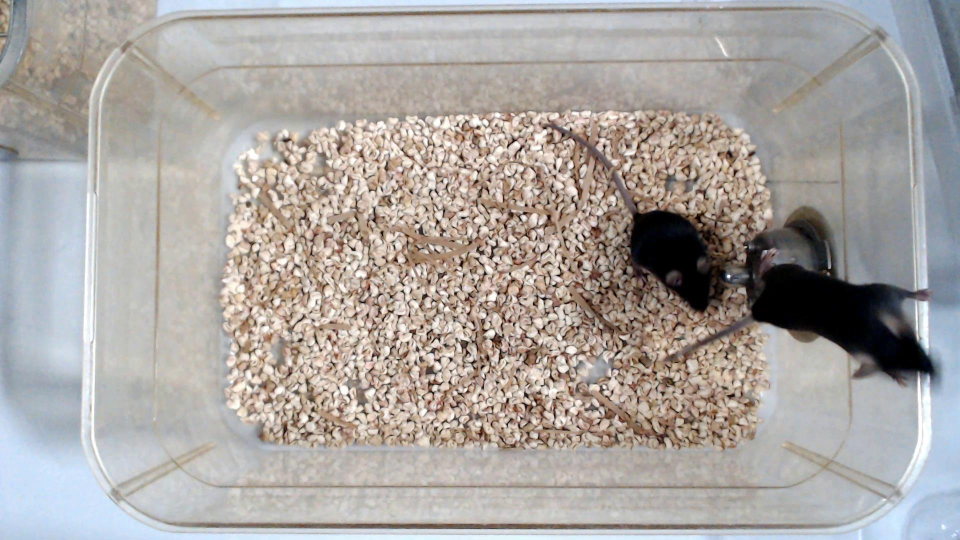
#> input picture train9/2019-10-25frame10125.jpg, 1920 x 1080 px, given in place of M8_static_bg.jpg, which was not available (shown at 1/2 size)
$ python bgSubtractionWithStaticBg.py
#> lines starting #> are read from the running program, lines starting #| are printed output that depends on the picture; after the words box and inside, x2 and y2 are one past the last pixel; in counts of white or black regions, pixels touching at a corner belong together; pictures that were not available may be replaced by others from this repository, and a replacement may not be noted
import cv2
import numpy as np
from pathlib import Path


# ============================================================
# Configuration
# ============================================================

VIDEO_NAME = "M8"

VIDEO_PATH = (
    rf"sleap-labeling\datasets\train\{VIDEO_NAME}.mov"
)

BACKGROUND_PATH = (
    rf"sleap-labeling\datasets\stillFrames\{VIDEO_NAME}_static_bg.jpg"
)


# ============================================================
# Export configuration
# ============================================================

# Choose which type of video to export when pressing E.
#
# Available:
#   "original"
#   "background"
#   "difference"
#   "raw_mask"
#   "clean_mask"
#   "rat_only"
#
# Use "none" if you do not want to export anything.
EXPORT_VIDEO_TYPE = "rat_only"


# Output directory
EXPORT_DIR = Path(
    r"C:\Users\ICT68\Documents\GitHub"
    r"\Automated-Motor-Activity-Assessment-in-Rats-via-Computer-Vision-Based-Object-Tracking"
    r"\sleap-labeling\datasets\train"
)


# Export resolution
EXPORT_WIDTH = 1920
EXPORT_HEIGHT = 1080


# ============================================================
# Image processing parameters
# ============================================================

BLUR_KERNEL_SIZE = 3       # Must be odd
CLOSE_KERNEL_SIZE = 5      # Must be odd
CLOSE_ITERATIONS = 1

# ============================================================
# Threshold configuration
# ============================================================

# Threshold method:
#   "otsu"      = global automatic threshold
#   "adaptive"  = local adaptive threshold
THRESHOLD_METHOD = "adaptive"

# Limits applied to Otsu's automatic threshold
MIN_AUTO_THRESHOLD = 3
MAX_AUTO_THRESHOLD = 50

# Adaptive threshold parameters.
# BLOCK_SIZE must be odd and greater than 1.
# Larger values use a larger local neighborhood.
ADAPTIVE_BLOCK_SIZE = 103

# Constant subtracted from the local mean.
# Increase this if too much background/noise becomes foreground.
ADAPTIVE_C = 3

# Threshold smoothing:
# Lower = more stable, higher = reacts faster.
# Used by Otsu mode. Adaptive mode calculates a local threshold
# independently for each frame.
THRESHOLD_SMOOTHING = 0.10

# Trackbar defaults
INITIAL_MIN_AREA = 100

# The offset slider ranges from -30 to +30.
INITIAL_THRESHOLD_OFFSET = -3
OFFSET_RANGE = 30


# ============================================================
# Display configuration
# ============================================================

PANEL_WIDTH = 360
PANEL_HEIGHT = 220

WINDOW_NAME = "Static Background Rat Segmentation"


# ============================================================
# Display functions
# ============================================================

def resize_to_panel(image, is_mask=False):
    """Resize an image while preserving its aspect ratio."""

    height, width = image.shape[:2]

    scale = min(
        PANEL_WIDTH / width,
        PANEL_HEIGHT / height
    )

    new_width = max(
        1,
        int(width * scale)
    )

    new_height = max(
        1,
        int(height * scale)
    )

    if is_mask:
        interpolation = cv2.INTER_NEAREST
    else:
        interpolation = (
            cv2.INTER_AREA
            if scale < 1
            else cv2.INTER_LINEAR
        )

    resized = cv2.resize(
        image,
        (new_width, new_height),
        interpolation=interpolation
    )

    # Convert grayscale to BGR so all panels
    # have three channels.
    if resized.ndim == 2:
        resized = cv2.cvtColor(
            resized,
            cv2.COLOR_GRAY2BGR
        )

    panel = np.zeros(
        (PANEL_HEIGHT, PANEL_WIDTH, 3),
        dtype=np.uint8
    )

    x_offset = (
        PANEL_WIDTH - new_width
    ) // 2

    y_offset = (
        PANEL_HEIGHT - new_height
    ) // 2

    panel[
        y_offset:y_offset + new_height,
        x_offset:x_offset + new_width
    ] = resized

    return panel


def add_label(image, text):
    """Add a label to the top of a display panel."""

    output = image.copy()

    cv2.rectangle(
        output,
        (0, 0),
        (PANEL_WIDTH, 38),
        (0, 0, 0),
        thickness=-1
    )

    cv2.putText(
        output,
        text,
        (10, 27),
        cv2.FONT_HERSHEY_SIMPLEX,
        0.58,
        (0, 255, 0),
        thickness=2,
        lineType=cv2.LINE_AA
    )

    return output


# ============================================================
# Segmentation functions
# ============================================================

def calculate_difference(
    frame,
    blurred_background
):
    """Calculate frame-to-background color difference."""

    blurred_frame = cv2.GaussianBlur(
        frame,
        (
            BLUR_KERNEL_SIZE,
            BLUR_KERNEL_SIZE
        ),
        sigmaX=0
    )

    color_difference = cv2.absdiff(
        blurred_frame,
        blurred_background
    )

    # Use the strongest difference across
    # B, G, and R.
    difference_gray = np.max(
        color_difference,
        axis=2
    ).astype(np.uint8)

    return difference_gray


# [19 lines left out: function calculate_otsu_threshold, not called in this run]


def calculate_adaptive_mask(
    difference_gray
):
    """
    Create a foreground mask using local adaptive thresholding.

    Each pixel is compared with the local mean intensity around it.
    This can handle uneven illumination or background differences
    better than one global threshold.
    """

    block_size = ADAPTIVE_BLOCK_SIZE

    if block_size <= 1 or block_size % 2 == 0:
        raise ValueError(
            "ADAPTIVE_BLOCK_SIZE must be an odd integer greater than 1."
        )

    adaptive_mask = cv2.adaptiveThreshold(
        difference_gray,
        255,
        cv2.ADAPTIVE_THRESH_GAUSSIAN_C,
        cv2.THRESH_BINARY,
        block_size,
        ADAPTIVE_C
    )

    return adaptive_mask


# [469 lines left out: functions create_masks, get_export_frame, export_video, not called in this run]


# ============================================================
# Load video and background
# ============================================================

capture = cv2.VideoCapture(
    VIDEO_PATH
)

background = cv2.imread(
    BACKGROUND_PATH
)
#> background is the input picture: shape (1080, 1920, 3); mean B, G, R 161, 164.7, 169.9

if not capture.isOpened():

    raise RuntimeError(
        f"Could not open video: "
        f"{VIDEO_PATH}"
    )

if background is None:

    capture.release()

    raise RuntimeError(
        f"Could not open background: "
        f"{BACKGROUND_PATH}"
    )


video_width = int(
    capture.get(
        cv2.CAP_PROP_FRAME_WIDTH
    )
)

video_height = int(
    capture.get(
        cv2.CAP_PROP_FRAME_HEIGHT
    )
)

fps = capture.get(
    cv2.CAP_PROP_FPS
)

if (
    not fps
    or fps <= 0
    or not np.isfinite(fps)
):

    fps = 30.0

frame_delay = max(
    1,
    int(round(1000 / fps))
)


# ============================================================
# Match background size to video size
# ============================================================

if background.shape[:2] != (
    video_height,
    video_width
):

    print(
        "Warning: resizing background image "
        "to match the video resolution."
    )

    background = cv2.resize(
        background,
        (
            video_width,
            video_height
        ),
        interpolation=cv2.INTER_AREA
    )


blurred_background = cv2.GaussianBlur(
    background,
    (
        BLUR_KERNEL_SIZE,
        BLUR_KERNEL_SIZE
    ),
    sigmaX=0
)


# ============================================================
# Create window and sliders
# ============================================================

cv2.namedWindow(
    WINDOW_NAME,
    cv2.WINDOW_NORMAL
)

cv2.resizeWindow(
    WINDOW_NAME,
    PANEL_WIDTH * 3,
    PANEL_HEIGHT * 2
)


cv2.createTrackbar(
    "Min area",
    WINDOW_NAME,
    INITIAL_MIN_AREA,
    10000,
    lambda value: None
)


# Slider range: 0–60
# Actual threshold offset: -30 to +30

initial_offset_position = (
    INITIAL_THRESHOLD_OFFSET
    + OFFSET_RANGE
)


cv2.createTrackbar(
    "Threshold offset",
    WINDOW_NAME,
    initial_offset_position,
    OFFSET_RANGE * 2,
    lambda value: None
)


# ============================================================
# Read first frame
# ============================================================

success, current_frame = (
    capture.read()
)

if not success:

    capture.release()
    cv2.destroyAllWindows()

    raise RuntimeError(
        "The video contains no readable frames."
    )


paused = False
smoothed_threshold = None


# ============================================================
# Main processing loop
# ============================================================

while True:

    # --------------------------------------------------------
    # Get CURRENT slider values
    # --------------------------------------------------------

    minimum_area = cv2.getTrackbarPos(
        "Min area",
        WINDOW_NAME
    )

    threshold_offset = (
        cv2.getTrackbarPos(
            "Threshold offset",
            WINDOW_NAME
        )
        - OFFSET_RANGE
    )

    # --------------------------------------------------------
    # Compare current frame with static background
    # --------------------------------------------------------

    difference_gray = (
        calculate_difference(
            current_frame,
            blurred_background
        )
    )
#> in calculate_difference, `color_difference = cv2.absdiff( blurred_frame, blurred_background )`: color_difference: shape (1080, 1920, 3); every value is 0
#> in calculate_difference, `difference_gray = np.max( color_difference, axis=2 ).astype(np.uint8)`: difference_gray: shape (1080, 1920); every value is 0

    # --------------------------------------------------------
    # Create masks using selected threshold method
    # --------------------------------------------------------

    if THRESHOLD_METHOD == "adaptive":

        raw_mask = calculate_adaptive_mask(
            difference_gray
        )
#> in calculate_adaptive_mask, `adaptive_mask = cv2.adaptiveThreshold( difference_gray, 255, cv2.ADAPT..`: adaptive_mask: shape (1080, 1920); every value is 255

        # Keep the existing slider useful in adaptive mode.
        if threshold_offset > 0:
            kernel = cv2.getStructuringElement(
                cv2.MORPH_ELLIPSE,
                (3, 3)
            )
            raw_mask = cv2.erode(
                raw_mask,
                kernel,
                iterations=min(threshold_offset, 5)
            )

        elif threshold_offset < 0:
            kernel = cv2.getStructuringElement(
                cv2.MORPH_ELLIPSE,
                (3, 3)
            )
            raw_mask = cv2.dilate(
                raw_mask,
                kernel,
                iterations=min(abs(threshold_offset), 5)
            )

        # Apply the same closing + connected-component filtering
        # used by the normal mask pipeline.
        close_kernel = cv2.getStructuringElement(
            cv2.MORPH_ELLIPSE,
            (CLOSE_KERNEL_SIZE, CLOSE_KERNEL_SIZE)
        )

        connected_mask = cv2.morphologyEx(
            raw_mask,
            cv2.MORPH_CLOSE,
            close_kernel,
            iterations=CLOSE_ITERATIONS
        )

        component_count, labels, stats, _ = (
            cv2.connectedComponentsWithStats(
                connected_mask,
                connectivity=8
            )
        )
#> labels: shape (1080, 1920) int32; every value is 1
#> component_count = 2; stats = [[-1, 2147483647, 0, 0, 0], [0, 0, 1920, 1080, 2073600]]

        clean_mask = np.zeros_like(raw_mask)

        for label in range(1, component_count):

            area = stats[
                label,
                cv2.CC_STAT_AREA
            ]

            if area >= minimum_area:
                clean_mask[
                    labels == label
                ] = 255
#> this loop made 1 pass
#> area on pass 1: 2073600

        used_threshold_text = "Adaptive"

    elif THRESHOLD_METHOD == "otsu":

        otsu_threshold = (
            calculate_otsu_threshold(
                difference_gray
            )
        )

        # ----------------------------------------------------
        # Smooth automatic threshold
        # ----------------------------------------------------

        if smoothed_threshold is None:
            smoothed_threshold = otsu_threshold

        elif not paused:
            smoothed_threshold = (
                (1.0 - THRESHOLD_SMOOTHING)
                * smoothed_threshold
                +
                THRESHOLD_SMOOTHING
                * otsu_threshold
            )

        final_threshold = int(
            round(
                smoothed_threshold
                + threshold_offset
            )
        )

        final_threshold = int(
            np.clip(
                final_threshold,
                1,
                255
            )
        )

        raw_mask, clean_mask = (
            create_masks(
                difference_gray,
                final_threshold,
                minimum_area
            )
        )

        used_threshold_text = str(final_threshold)

    else:
        raise ValueError(
            "THRESHOLD_METHOD must be 'otsu' or 'adaptive'."
        )

    # --------------------------------------------------------
    # Create rat-only image
    # --------------------------------------------------------

    rat_only = cv2.bitwise_and(
        current_frame,
        current_frame,
        mask=clean_mask
    )

    # --------------------------------------------------------
    # Colorize difference
    # --------------------------------------------------------

    difference_visualization = (
        cv2.applyColorMap(
            difference_gray,
            cv2.COLORMAP_TURBO
        )
    )

    # ========================================================
    # Create display panels
    # ========================================================

    original_panel = add_label(
        resize_to_panel(
            current_frame
        ),
        "Original video"
    )

    background_panel = add_label(
        resize_to_panel(
            background
        ),
        "Static background"
    )

    difference_panel = add_label(
        resize_to_panel(
            difference_visualization
        ),
        f"Difference | Method: "
        f"{THRESHOLD_METHOD}"
    )
#> call 3 of resize_to_panel, with is_mask = False
#> in resize_to_panel (call 3), `resized = cv2.resize( image, (new_width, new_height), interpolation=in..`:
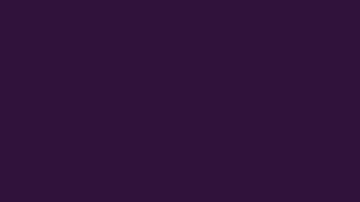
#> resized: shape (202, 360, 3); mean B, G, R 59, 18, 48
#> call 3 of add_label, with text = 'Difference | Method: adaptive'
#> in add_label (call 3), `cv2.putText( output, text, (10, 27), cv2.FONT_HERSHEY_SIMPLEX, 0.58, (..`:
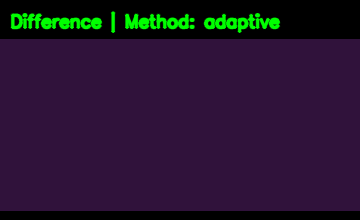
#> output: shape (220, 360, 3); mean B, G, R 46.1, 21.4, 37.5

    raw_mask_panel = add_label(
        resize_to_panel(
            raw_mask,
            is_mask=True
        ),
        f"Raw mask | {used_threshold_text}"
    )
#> call 4 of resize_to_panel, with is_mask = True
#> in resize_to_panel (call 4), `resized = cv2.resize( image, (new_width, new_height), interpolation=in..`: resized: shape (202, 360); every value is 255
#> in resize_to_panel (call 4), `resized = cv2.cvtColor( resized, cv2.COLOR_GRAY2BGR )`: resized: shape (202, 360, 3); every value is 255
#> in resize_to_panel (call 4), `panel[ y_offset:y_offset + new_height, x_offset:x_offset + new_width ]..`:
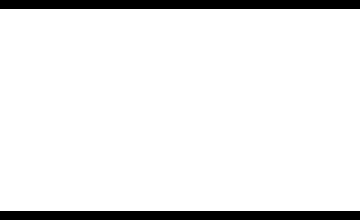
#> panel: shape (220, 360, 3); 91.8% white; 2 black regions, box (x1, y1, x2, y2) and area: (0, 0, 360, 9) 3240, (0, 211, 360, 220) 3240

    clean_mask_panel = add_label(
        resize_to_panel(
            clean_mask,
            is_mask=True
        ),
        f"Clean mask | Area: "
        f"{minimum_area}"
    )

    rat_panel = add_label(
        resize_to_panel(
            rat_only
        ),
        "Rat only"
    )
#> in add_label (call 6), `cv2.putText( output, text, (10, 27), cv2.FONT_HERSHEY_SIMPLEX, 0.58, (..`:
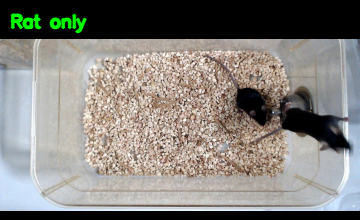
#> output: shape (220, 360, 3); mean B, G, R 124.1, 129.4, 132.2

    # ========================================================
    # Create 3x2 split-screen
    # ========================================================

    top_row = cv2.hconcat([
        original_panel,
        background_panel,
        difference_panel
    ])
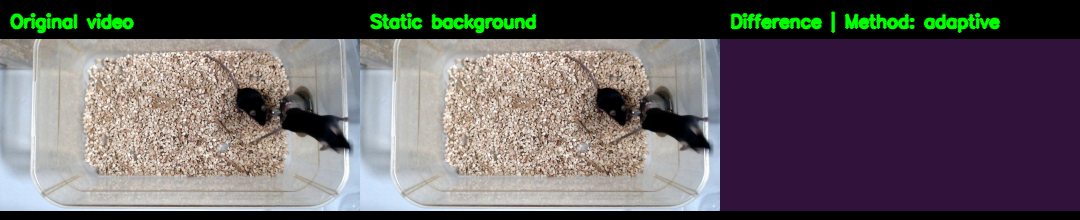
#> top_row: shape (220, 1080, 3); mean B, G, R 98.1, 94.8, 100.7

    bottom_row = cv2.hconcat([
        raw_mask_panel,
        clean_mask_panel,
        rat_panel
    ])
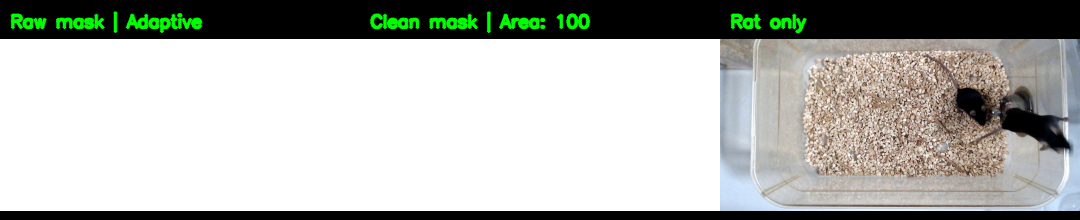
#> bottom_row: shape (220, 1080, 3); mean B, G, R 174.3, 179.4, 177

    split_screen = cv2.vconcat([
        top_row,
        bottom_row
    ])
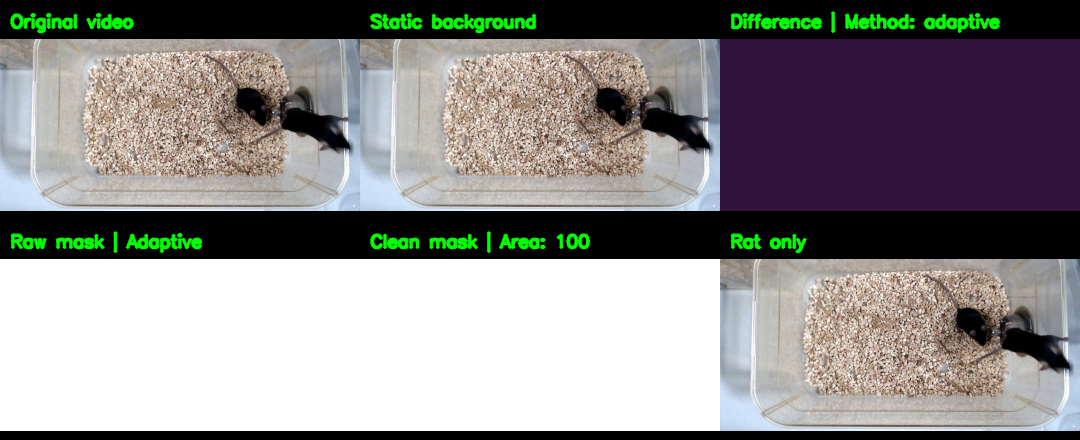
#> split_screen: shape (440, 1080, 3); mean B, G, R 136.2, 137.1, 138.8

    cv2.imshow(
        WINDOW_NAME,
        split_screen
    )

    # ========================================================
    # Keyboard controls
    # ========================================================

    key = cv2.waitKey(
        30 if paused else frame_delay
    ) & 0xFF
#> (key q is pressed here)

    # --------------------------------------------------------
    # Q or Esc: quit WITHOUT exporting
    # --------------------------------------------------------

    if (
        key == ord("q")
        or key == 27
    ):

        break

    # --------------------------------------------------------
    # Space: pause / resume
    # --------------------------------------------------------

    if key == ord(" "):

        paused = not paused

    # --------------------------------------------------------
    # R: restart video
    # --------------------------------------------------------

    if key == ord("r"):

        capture.set(
            cv2.CAP_PROP_POS_FRAMES,
            0
        )

        success, current_frame = (
            capture.read()
        )

        smoothed_threshold = None

        if not success:
            break

        continue

    # --------------------------------------------------------
    # E: export using CURRENT slider settings
    # --------------------------------------------------------

    if key == ord("e"):

        export_video(
            video_type=EXPORT_VIDEO_TYPE,
            minimum_area=minimum_area,
            threshold_offset=threshold_offset
        )

        # Continue displaying the video
        # after export.
        continue

    # --------------------------------------------------------
    # Move to next frame unless paused
    # --------------------------------------------------------

    if not paused:

        success, next_frame = (
            capture.read()
        )

        if not success:

            print(
                "End of video."
            )

            break

        current_frame = next_frame


# ============================================================
# Cleanup
# ============================================================

capture.release()
cv2.destroyAllWindows()

print()
print("Viewer closed.")
